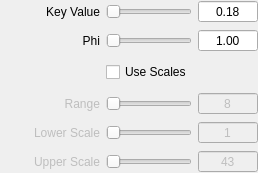
          <widget class="QWidget" name="page_reinhard02">
           <property name="sizePolicy">
            <sizepolicy hsizetype="Preferred" vsizetype="Minimum">
             <horstretch>0</horstretch>
             <verstretch>0</verstretch>
            </sizepolicy>
           </property>
           <layout class="QGridLayout" name="gridLayout_9">
            <property name="margin">
             <number>0</number>
            </property>
            <item row="0" column="0">
             <layout class="QGridLayout" name="gridLayout_22">
              <item row="0" column="0">
               <widget class="QLabel" name="label_key">
                <property name="minimumSize">
                 <size>
                  <width>100</width>
                  <height>0</height>
                 </size>
                </property>
                <property name="maximumSize">
                 <size>
                  <width>100</width>
                  <height>16777215</height>
                 </size>
                </property>
                <property name="text">
                 <string>Key Value</string>
                </property>
                <property name="alignment">
                 <set>Qt::AlignRight|Qt::AlignTrailing|Qt::AlignVCenter</set>
                </property>
                <property name="wordWrap">
                 <bool>true</bool>
                </property>
               </widget>
              </item>
              <item row="0" column="1">
               <widget class="QSlider" name="keySlider">
                <property name="sizePolicy">
                 <sizepolicy hsizetype="Expanding" vsizetype="Preferred">
                  <horstretch>0</horstretch>
                  <verstretch>0</verstretch>
                 </sizepolicy>
                </property>
                <property name="cursor">
                 <cursorShape>PointingHandCursor</cursorShape>
                </property>
                <property name="maximum">
                 <number>100</number>
                </property>
                <property name="orientation">
                 <enum>Qt::Horizontal</enum>
                </property>
               </widget>
              </item>
              <item row="0" column="2">
               <widget class="QDoubleSpinBox" name="keydsb">
                <property name="minimumSize">
                 <size>
                  <width>60</width>
                  <height>0</height>
                 </size>
                </property>
                <property name="maximumSize">
                 <size>
                  <width>60</width>
                  <height>16777215</height>
                 </size>
                </property>
                <property name="alignment">
                 <set>Qt::AlignCenter</set>
                </property>
                <property name="buttonSymbols">
                 <enum>QAbstractSpinBox::NoButtons</enum>
                </property>
                <property name="maximum">
                 <double>1.000000000000000</double>
                </property>
                <property name="singleStep">
                 <double>0.010000000000000</double>
                </property>
                <property name="value">
                 <double>0.180000000000000</double>
                </property>
               </widget>
              </item>
              <item row="1" column="0">
               <widget class="QLabel" name="label_phi">
                <property name="minimumSize">
                 <size>
                  <width>100</width>
                  <height>0</height>
                 </size>
                </property>
                <property name="maximumSize">
                 <size>
                  <width>100</width>
                  <height>16777215</height>
                 </size>
                </property>
                <property name="text">
                 <string>Phi</string>
                </property>
                <property name="alignment">
                 <set>Qt::AlignRight|Qt::AlignTrailing|Qt::AlignVCenter</set>
                </property>
                <property name="wordWrap">
                 <bool>true</bool>
                </property>
               </widget>
              </item>
              <item row="1" column="1">
               <widget class="QSlider" name="phiSlider">
                <property name="sizePolicy">
                 <sizepolicy hsizetype="Expanding" vsizetype="Preferred">
                  <horstretch>0</horstretch>
                  <verstretch>0</verstretch>
                 </sizepolicy>
                </property>
                <property name="cursor">
                 <cursorShape>PointingHandCursor</cursorShape>
                </property>
                <property name="maximum">
                 <number>1000</number>
                </property>
                <property name="orientation">
                 <enum>Qt::Horizontal</enum>
                </property>
               </widget>
              </item>
              <item row="1" column="2">
               <widget class="QDoubleSpinBox" name="phidsb">
                <property name="minimumSize">
                 <size>
                  <width>60</width>
                  <height>0</height>
                 </size>
                </property>
                <property name="maximumSize">
                 <size>
                  <width>60</width>
                  <height>16777215</height>
                 </size>
                </property>
                <property name="alignment">
                 <set>Qt::AlignCenter</set>
                </property>
                <property name="buttonSymbols">
                 <enum>QAbstractSpinBox::NoButtons</enum>
                </property>
                <property name="maximum">
                 <double>100.000000000000000</double>
                </property>
                <property name="singleStep">
                 <double>1.000000000000000</double>
                </property>
                <property name="value">
                 <double>1.000000000000000</double>
                </property>
               </widget>
              </item>
              <item row="2" column="1">
               <widget class="QCheckBox" name="usescalescheckbox">
                <property name="sizePolicy">
                 <sizepolicy hsizetype="MinimumExpanding" vsizetype="Fixed">
                  <horstretch>0</horstretch>
                  <verstretch>0</verstretch>
                 </sizepolicy>
                </property>
                <property name="minimumSize">
                 <size>
                  <width>0</width>
                  <height>28</height>
                 </size>
                </property>
                <property name="maximumSize">
                 <size>
                  <width>16777215</width>
                  <height>28</height>
                 </size>
                </property>
                <property name="text">
                 <string>Use Scales</string>
                </property>
               </widget>
              </item>
              <item row="3" column="1">
               <widget class="QSlider" name="range2Slider">
                <property name="enabled">
                 <bool>false</bool>
                </property>
                <property name="sizePolicy">
                 <sizepolicy hsizetype="Expanding" vsizetype="Preferred">
                  <horstretch>0</horstretch>
                  <verstretch>0</verstretch>
                 </sizepolicy>
                </property>
                <property name="cursor">
                 <cursorShape>PointingHandCursor</cursorShape>
                </property>
                <property name="minimum">
                 <number>1</number>
                </property>
                <property name="maximum">
                 <number>100</number>
                </property>
                <property name="pageStep">
                 <number>10</number>
                </property>
                <property name="value">
                 <number>1</number>
                </property>
                <property name="orientation">
                 <enum>Qt::Horizontal</enum>
                </property>
               </widget>
              </item>
              <item row="3" column="2">
               <widget class="QDoubleSpinBox" name="range2dsb">
                <property name="enabled">
                 <bool>false</bool>
                </property>
                <property name="minimumSize">
                 <size>
                  <width>60</width>
                  <height>0</height>
                 </size>
                </property>
                <property name="maximumSize">
                 <size>
                  <width>60</width>
                  <height>16777215</height>
                 </size>
                </property>
                <property name="alignment">
                 <set>Qt::AlignCenter</set>
                </property>
                <property name="buttonSymbols">
                 <enum>QAbstractSpinBox::NoButtons</enum>
                </property>
                <property name="decimals">
                 <number>0</number>
                </property>
                <property name="minimum">
                 <double>1.000000000000000</double>
                </property>
                <property name="maximum">
                 <double>32.000000000000000</double>
                </property>
                <property name="value">
                 <double>8.000000000000000</double>
                </property>
               </widget>
              </item>
              <item row="3" column="0">
               <widget class="QLabel" name="label_range">
                <property name="enabled">
                 <bool>false</bool>
                </property>
                <property name="minimumSize">
                 <size>
                  <width>100</width>
                  <height>0</height>
                 </size>
                </property>
                <property name="maximumSize">
                 <size>
                  <width>100</width>
                  <height>16777215</height>
                 </size>
                </property>
                <property name="text">
                 <string>Range</string>
                </property>
                <property name="alignment">
                 <set>Qt::AlignRight|Qt::AlignTrailing|Qt::AlignVCenter</set>
                </property>
                <property name="wordWrap">
                 <bool>true</bool>
                </property>
               </widget>
              </item>
              <item row="4" column="0">
               <widget class="QLabel" name="label_lowerscale">
                <property name="enabled">
                 <bool>false</bool>
                </property>
                <property name="minimumSize">
                 <size>
                  <width>100</width>
                  <height>0</height>
                 </size>
                </property>
                <property name="maximumSize">
                 <size>
                  <width>100</width>
                  <height>16777215</height>
                 </size>
                </property>
                <property name="text">
                 <string>Lower Scale</string>
                </property>
                <property name="alignment">
                 <set>Qt::AlignRight|Qt::AlignTrailing|Qt::AlignVCenter</set>
                </property>
               </widget>
              </item>
              <item row="4" column="1">
               <widget class="QSlider" name="lowerSlider">
                <property name="enabled">
                 <bool>false</bool>
                </property>
                <property name="sizePolicy">
                 <sizepolicy hsizetype="Expanding" vsizetype="Preferred">
                  <horstretch>0</horstretch>
                  <verstretch>0</verstretch>
                 </sizepolicy>
                </property>
                <property name="cursor">
                 <cursorShape>PointingHandCursor</cursorShape>
                </property>
                <property name="minimum">
                 <number>0</number>
                </property>
                <property name="maximum">
                 <number>100</number>
                </property>
                <property name="orientation">
                 <enum>Qt::Horizontal</enum>
                </property>
               </widget>
              </item>
              <item row="4" column="2">
               <widget class="QDoubleSpinBox" name="lowerdsb">
                <property name="enabled">
                 <bool>false</bool>
                </property>
                <property name="minimumSize">
                 <size>
                  <width>60</width>
                  <height>0</height>
                 </size>
                </property>
                <property name="maximumSize">
                 <size>
                  <width>60</width>
                  <height>16777215</height>
                 </size>
                </property>
                <property name="alignment">
                 <set>Qt::AlignCenter</set>
                </property>
                <property name="buttonSymbols">
                 <enum>QAbstractSpinBox::NoButtons</enum>
                </property>
                <property name="decimals">
                 <number>0</number>
                </property>
                <property name="minimum">
                 <double>1.000000000000000</double>
                </property>
                <property name="maximum">
                 <double>100.000000000000000</double>
                </property>
                <property name="singleStep">
                 <double>10.000000000000000</double>
                </property>
                <property name="value">
                 <double>1.000000000000000</double>
                </property>
               </widget>
              </item>
              <item row="5" column="0">
               <widget class="QLabel" name="label_upperscale">
                <property name="enabled">
                 <bool>false</bool>
                </property>
                <property name="minimumSize">
                 <size>
                  <width>100</width>
                  <height>0</height>
                 </size>
                </property>
                <property name="maximumSize">
                 <size>
                  <width>100</width>
                  <height>16777215</height>
                 </size>
                </property>
                <property name="text">
                 <string>Upper Scale</string>
                </property>
                <property name="alignment">
                 <set>Qt::AlignRight|Qt::AlignTrailing|Qt::AlignVCenter</set>
                </property>
               </widget>
              </item>
              <item row="5" column="1">
               <widget class="QSlider" name="upperSlider">
                <property name="enabled">
                 <bool>false</bool>
                </property>
                <property name="sizePolicy">
                 <sizepolicy hsizetype="Expanding" vsizetype="Preferred">
                  <horstretch>0</horstretch>
                  <verstretch>0</verstretch>
                 </sizepolicy>
                </property>
                <property name="cursor">
                 <cursorShape>PointingHandCursor</cursorShape>
                </property>
                <property name="minimum">
                 <number>0</number>
                </property>
                <property name="maximum">
                 <number>100</number>
                </property>
                <property name="orientation">
                 <enum>Qt::Horizontal</enum>
                </property>
               </widget>
              </item>
              <item row="5" column="2">
               <widget class="QDoubleSpinBox" name="upperdsb">
                <property name="enabled">
                 <bool>false</bool>
                </property>
                <property name="minimumSize">
                 <size>
                  <width>60</width>
                  <height>0</height>
                 </size>
                </property>
                <property name="maximumSize">
                 <size>
                  <width>60</width>
                  <height>16777215</height>
                 </size>
                </property>
                <property name="alignment">
                 <set>Qt::AlignCenter</set>
                </property>
                <property name="buttonSymbols">
                 <enum>QAbstractSpinBox::NoButtons</enum>
                </property>
                <property name="decimals">
                 <number>0</number>
                </property>
                <property name="minimum">
                 <double>1.000000000000000</double>
                </property>
                <property name="maximum">
                 <double>100.000000000000000</double>
                </property>
                <property name="singleStep">
                 <double>1.000000000000000</double>
                </property>
                <property name="value">
                 <double>43.000000000000000</double>
                </property>
               </widget>
              </item>
              <item row="6" column="1">
               <spacer name="verticalSpacer_8">
                <property name="orientation">
                 <enum>Qt::Vertical</enum>
                </property>
                <property name="sizeHint" stdset="0">
                 <size>
                  <width>0</width>
                  <height>0</height>
                 </size>
                </property>
               </spacer>
              </item>
             </layout>
            </item>
           </layout>
          </widget>
